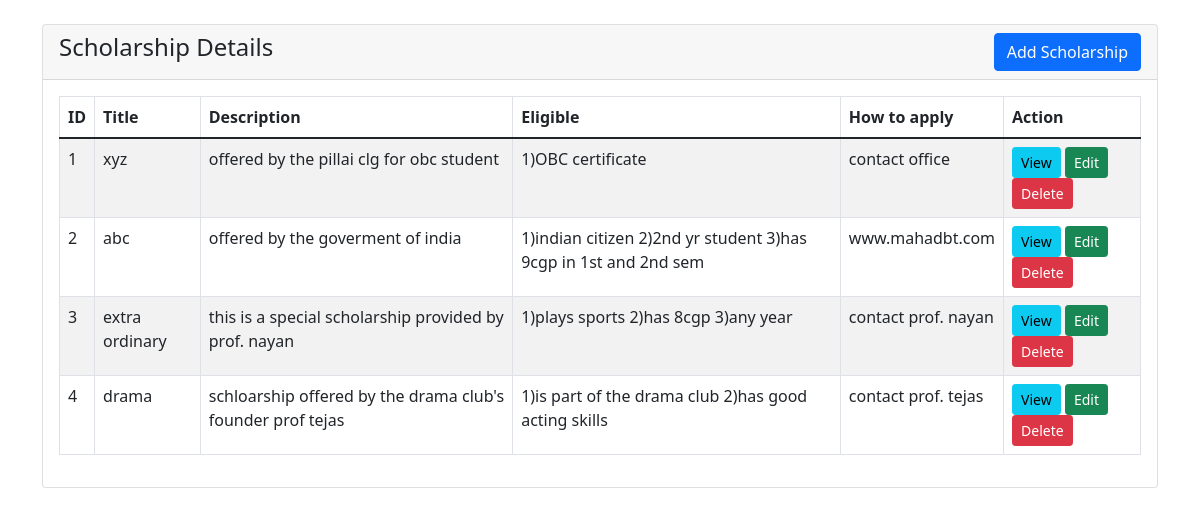
/crud/index.php, run on an earlier commit of the app's database.
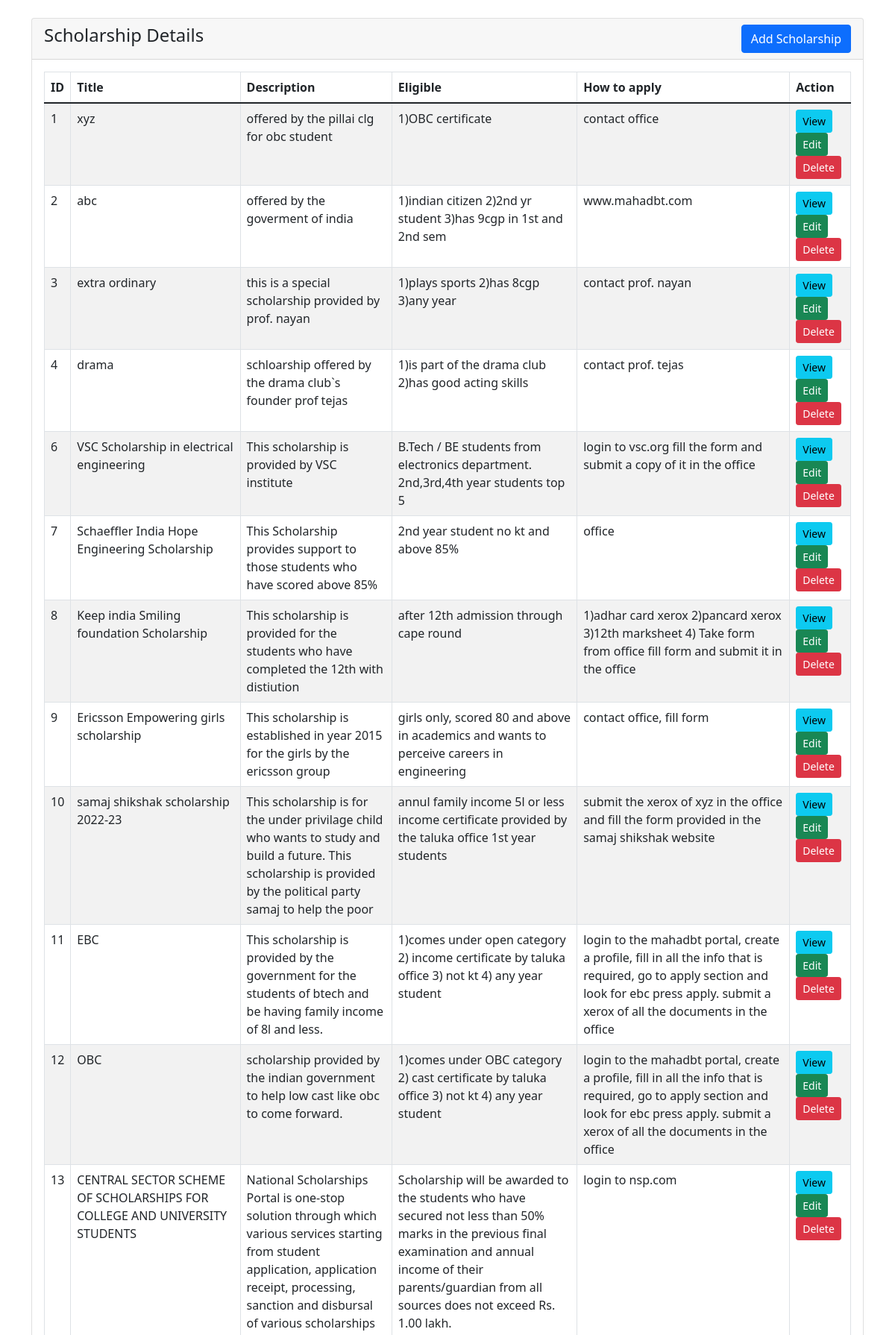
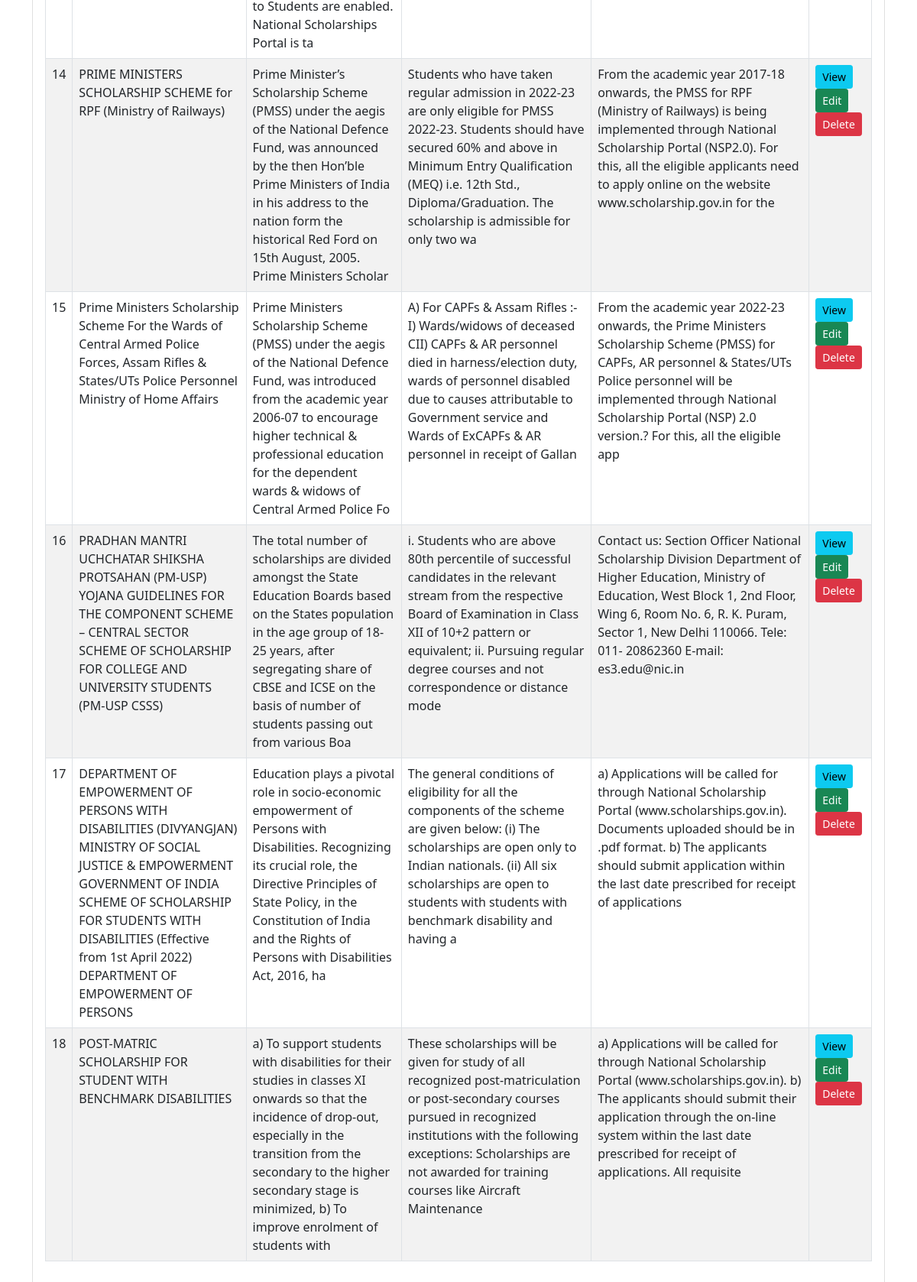
And on a later commit of the database (2 pictures, top to bottom).
### tables this page shows
CREATE TABLE `scholarship` (
  `id` int(255) NOT NULL,
  `title` varchar(255) NOT NULL,
  `description` varchar(255) NOT NULL,
  `eligible` varchar(255) NOT NULL,
  `how` varchar(255) NOT NULL
);

### crud/index.php (the view, shortened to what this page needs)
<?php
    require 'dbcon.php';
?>
<!doctype html>
<html lang="en">
  <head>
    <link href="https://cdn.jsdelivr.net/npm/bootstrap@5.1.3/dist/css/bootstrap.min.css" rel="stylesheet">
</head>
<body>
    <div class="container mt-4">
        <div class="row">
            <div class="col-md-12">
                <div class="card">
                    <div class="card-header">
                        <h4>Scholarship Details
                            <a href="scholarship-create.php" class="btn btn-primary float-end">Add Scholarship</a>
                        </h4>
                    </div>
                    <div class="card-body">
                        <table class="table table-bordered table-striped">
                            <thead>
                                <tr>
                                    <th>ID</th>
                                    <th>Title</th>
                                    <th>Description</th>
                                    <th>Eligible</th>
                                    <th>How to apply</th>
                                    <th>Action</th>
                                </tr>
                            </thead>
                            <tbody>
                                <?php
                                    $query = "SELECT * FROM scholarship";
                                    $query_run = mysqli_query($con, $query);
                                    if(mysqli_num_rows($query_run) > 0)
                                    {
                                        foreach($query_run as $scholarship)
                                        {
                                            ?>
                                            <tr>
                                                <td><?= $scholarship['id']; ?></td>
                                                <td><?= $scholarship['title']; ?></td>
                                                <td><?= $scholarship['description']; ?></td>
                                                <td><?= $scholarship['eligible']; ?></td>
                                                <td><?= $scholarship['how']; ?></td>
                                                <td>
                                                    <a href="scholarship-view.php?id=<?= $scholarship['id']; ?>" class="btn btn-info btn-sm">View</a>
                                                    <a href="scholarship-edit.php?id=<?= $scholarship['id']; ?>" class="btn btn-success btn-sm">Edit</a>
                                                    <form action="code.php" method="POST" class="d-inline">
                                                        <button type="submit" name="delete_scholarship" value="<?=$scholarship['id'];?>" class="btn btn-danger btn-sm">Delete</button>
                                                    </form>
                                                </td>
                                            </tr>
                                            <?php
                                        }
                                    }
                                    else
                                    {
                                        echo "<h5> No Record Found </h5>";
                                    }
                                ?>
                            </tbody>
                        </table>
                    </div>
                </div>
            </div>
        </div>
    </div>
</body>
</html>

What changed in the data, as far as the page shows it:
changed scholarship "drama": description "schloarship offered by the drama club's founder prof tejas" → "schloarship offered by the drama club`s founder prof tejas"
added scholarship: id "6", title "VSC Scholarship in electrical engineering", description "This scholarship is provided by VSC institute", eligible "B.Tech / BE students from electronics department. 2nd,3rd,4th year students top 5", how "login to vsc.org fill the form and submit a copy of it in the office"
added scholarship: id "7", title "Schaeffler India Hope Engineering Scholarship", description "This Scholarship provides support to those students who have scored above 85%", eligible "2nd year student no kt and above 85%", how "office"
added scholarship: id "8", title "Keep india Smiling foundation Scholarship", description "This scholarship is provided for the students who have completed the 12th with distiution", eligible "after 12th admission through cape round", how "1)adhar card xerox 2)pancard xerox 3)12th marksheet 4) Take form from office fill form and submit it in the office"
added scholarship: id "9", title "Ericsson Empowering girls scholarship", description "This scholarship is established in year 2015 for the girls by the ericsson group", eligible "girls only, scored 80 and above in academics and wants to perceive careers in engineering", how "contact office, fill form"
added scholarship: id "10", title "samaj shikshak scholarship 2022-23", description "This scholarship is for the under privilage child who wants to study and build a future. This scholarship is provided by the political party samaj to help the poor", eligible "annul family income 5l or less income certificate provided by the taluka office 1st year students", how "submit the xerox of xyz in the office and fill the form provided in the samaj shikshak website"
added scholarship: id "11", title "EBC", description "This scholarship is provided by the government for the students of btech and be having family income of 8l and less.", eligible "1)comes under open category 2) income certificate by taluka office 3) not kt 4) any year student", how "login to the mahadbt portal, create a profile, fill in all the info that is required, go to apply section and look for ebc press apply. submit a xerox of all the documents in the office"
added scholarship: id "12", title "OBC", description "scholarship provided by the indian government to help low cast like obc to come forward.", eligible "1)comes under OBC category 2) cast certificate by taluka office 3) not kt 4) any year student", how "login to the mahadbt portal, create a profile, fill in all the info that is required, go to apply section and look for ebc press apply. submit a xerox of all the documents in the office"
added scholarship: id "13", title "CENTRAL SECTOR SCHEME OF SCHOLARSHIPS FOR COLLEGE AND UNIVERSITY STUDENTS", description "National Scholarships Portal is one-stop solution through which various services starting from student application, application receipt, processing, sanction and disbursal of various scholarships to Students are enabled. National Scholarships Portal is ta", eligible "Scholarship will be awarded to the students who have secured not less than 50% marks in the previous final examination and annual income of their parents/guardian from all sources does not exceed Rs. 1.00 lakh.", how "login to nsp.com"
added scholarship: id "14", title "PRIME MINISTERS SCHOLARSHIP SCHEME for RPF (Ministry of Railways)", description "Prime Minister’s Scholarship Scheme (PMSS) under the aegis of the National Defence Fund, was announced by the then Hon’ble Prime Ministers of India in his address to the nation form the historical Red Ford on 15th August, 2005. Prime Ministers Scholar", eligible "Students who have taken regular admission in 2022-23 are only eligible for PMSS 2022-23. Students should have secured 60% and above in Minimum Entry Qualification (MEQ) i.e. 12th Std., Diploma/Graduation. The scholarship is admissible for only two wa", how "From the academic year 2017-18 onwards, the PMSS for RPF (Ministry of Railways) is being implemented through National Scholarship Portal (NSP2.0). For this, all the eligible applicants need to apply online on the website www.scholarship.gov.in for the"
added scholarship: id "15", title "Prime Ministers Scholarship Scheme For the Wards of Central Armed Police Forces, Assam Rifles & States/UTs Police Personnel Ministry of Home Affairs", description "Prime Ministers Scholarship Scheme (PMSS) under the aegis of the National Defence Fund, was introduced from the academic year 2006-07 to encourage higher technical & professional education for the dependent wards & widows of Central Armed Police Fo", eligible "A) For CAPFs & Assam Rifles :-I) Wards/widows of deceased CII) CAPFs & AR personnel died in harness/election duty, wards of personnel disabled due to causes attributable to Government service and Wards of Ex\u0002CAPFs & AR personnel in receipt of Gallan", how "From the academic year 2022-23 onwards, the Prime Ministers Scholarship Scheme (PMSS) for CAPFs, AR personnel & States/UTs Police personnel will be implemented through National Scholarship Portal (NSP) 2.0 version.? For this, all the eligible app"
added scholarship: id "16", title "PRADHAN MANTRI UCHCHATAR SHIKSHA PROTSAHAN (PM-USP) YOJANA GUIDELINES FOR THE COMPONENT SCHEME – CENTRAL SECTOR SCHEME OF SCHOLARSHIP FOR COLLEGE AND UNIVERSITY STUDENTS (PM-USP CSSS)", description "The total number of scholarships are divided amongst the State Education Boards based on the States population in the age group of 18-25 years, after segregating share of CBSE and ICSE on the basis of number of students passing out from various Boa", eligible "i. Students who are above 80th percentile of successful candidates in the relevant stream from the respective Board of Examination in Class XII of 10+2 pattern or equivalent; ii. Pursuing regular degree courses and not correspondence or distance mode", how "Contact us: Section Officer National Scholarship Division Department of Higher Education, Ministry of Education, West Block 1, 2nd Floor, Wing 6, Room No. 6, R. K. Puram, Sector 1, New Delhi 110066. Tele: 011- 20862360 E-mail: es3.edu@nic.in"
added scholarship: id "17", title "DEPARTMENT OF EMPOWERMENT OF PERSONS WITH DISABILITIES (DIVYANGJAN) MINISTRY OF SOCIAL JUSTICE & EMPOWERMENT GOVERNMENT OF INDIA SCHEME OF SCHOLARSHIP FOR STUDENTS WITH DISABILITIES (Effective from 1st April 2022) DEPARTMENT OF EMPOWERMENT OF PERSONS", description "Education plays a pivotal role in socio-economic empowerment of Persons with Disabilities. Recognizing its crucial role, the Directive Principles of State Policy, in the Constitution of India and the Rights of Persons with Disabilities Act, 2016, ha", eligible "The general conditions of eligibility for all the components of the scheme are given below: (i) The scholarships are open only to Indian nationals. (ii) All six scholarships are open to students with students with benchmark disability and having a", how "a) Applications will be called for through National Scholarship Portal (www.scholarships.gov.in). Documents uploaded should be in .pdf format. b) The applicants should submit application within the last date prescribed for receipt of applications"
added scholarship: id "18", title "POST-MATRIC SCHOLARSHIP FOR STUDENT WITH BENCHMARK DISABILITIES", description "a) To support students with disabilities for their studies in classes XI onwards so that the incidence of drop-out, especially in the transition from the secondary to the higher secondary stage is minimized, b) To improve enrolment of students with", eligible "These scholarships will be given for study of all recognized post-matriculation or post-secondary courses pursued in recognized institutions with the following exceptions: Scholarships are not awarded for training courses like Aircraft Maintenance", how "a) Applications will be called for through National Scholarship Portal (www.scholarships.gov.in). b) The applicants should submit their application through the on-line system within the last date prescribed for receipt of applications. All requisite"
